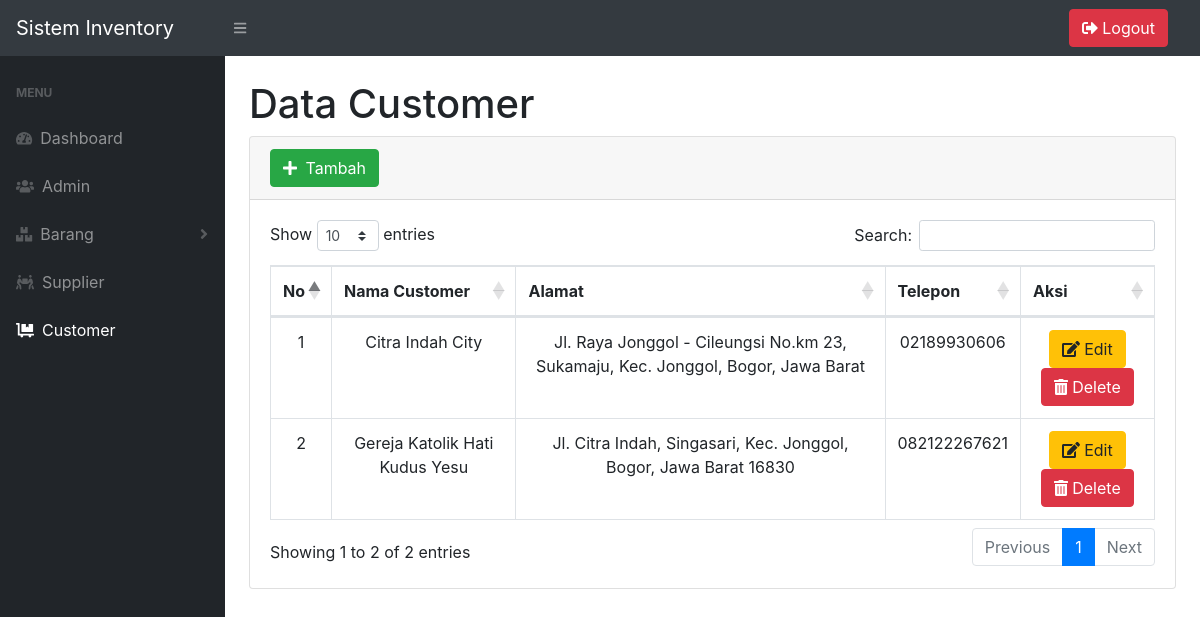
The page /admin/customer/index.php (signed in) on the database its author committed.
### tables this page shows
CREATE TABLE `customer` (
  `id_customer` int(5) NOT NULL,
  `nama_customer` varchar(30) NOT NULL,
  `alamat` text NOT NULL,
  `telp_customer` varchar(20) NOT NULL
);

### admin/customer/index.php (the view, shortened to what this page needs)
<?php
require 'functions.php';
?>
<!DOCTYPE html>
<html lang="en">
<head>
    <link href="../assets/styles.css" rel="stylesheet" />
    <link href="https://cdn.datatables.net/1.10.20/css/dataTables.bootstrap4.min.css" rel="stylesheet" />
</head>
<body class="sb-nav-fixed">
    <nav class="sb-topnav navbar navbar-expand navbar-dark bg-dark">
        <a class="navbar-brand" href="#">Sistem Inventory</a>
        <button class="btn btn-link btn-sm order-1 order-lg-0" id="sidebarToggle" href="#"><i class="fas fa-bars"></i></button>
        <form class="d-none d-md-inline-block form-inline ml-auto mr-0 mr-md-3 my-2 my-md-0">
            <div class="input-group">
                <a class="btn btn-danger" href="../logout.php" role="button"><i class="fas fa-sign-out-alt"></i>&nbsp;Logout</a>
            </div>
        </form>
    </nav>
    <div id="layoutSidenav">
        <div id="layoutSidenav_nav">
            <nav class="sb-sidenav accordion sb-sidenav-dark" id="sidenavAccordion">
                <div class="sb-sidenav-menu">
                    <div class="nav">
                        <div class="sb-sidenav-menu-heading">Menu</div>
                        <a class="nav-link" href="../dashboard.php">
                            <div class="sb-nav-link-icon"><i class="fas fa-tachometer-alt"></i></div>
                            Dashboard
                        </a>
                        <a class="nav-link" href="../admin/index.php">
                            <div class="sb-nav-link-icon"><i class="fas fa-users"></i></div>
                            Admin
                        </a>
                        <a class="nav-link collapsed" href="#" data-toggle="collapse" data-target="#collapseLayoutsBarang" aria-expanded="false" aria-controls="collapseLayouts">
                            <div class="sb-nav-link-icon"><i class="fas fa-boxes"></i></div>
                            Barang
                            <div class="sb-sidenav-collapse-arrow"><i class="fas fa-angle-down"></i></div>
                        </a>
                        <a class="nav-link" href="../supplier/index.php">
                            <div class="sb-nav-link-icon"><i class="fas fa-people-carry"></i></div>
                            Supplier
                        </a>
                        <a class="nav-link" href="index.php">
                            <div class="sb-nav-link-icon"><i class="fas fa-dolly-flatbed"></i></div>
                            Customer
                        </a>
                    </div>
                </div>
            </nav>
        </div>
        <div id="layoutSidenav_content">
            <main>
                <div class="container-fluid">
                    <h1 class="mt-4">Data Customer</h1>
                    <div class="card mb-4">
                        <div class="card-header">
                            <button type="button" class="btn btn-success" data-toggle="modal" data-target="#tambah"><i class="fas fa-plus mr-1"></i>
                                Tambah
                            </button>
                        </div>
                        <div class="card-body">
                            <div class="table-responsive">
                                <table class="table table-bordered" id="dataTable" width="100%" cellspacing="0">
                                    <thead>
                                        <tr>
                                            <th>No</th>
                                            <th>Nama Customer</th>
                                            <th>Alamat</th>
                                            <th>Telepon</th>
                                            <th>Aksi</th>
                                        </tr>
                                    </thead>
                                    <tbody>
                                        <?php
                                        $customer = mysqli_query($conn, "SELECT * FROM customer");
                                        $i = 1;
                                        while ($data = mysqli_fetch_array($customer)) :
                                        ?>
                                            <tr>
                                                <td><?= $i++; ?></td>
                                                <td><?= $data['nama_customer']; ?></td>
                                                <td><?= $data['alamat']; ?></td>
                                                <td><?= $data['telp_customer']; ?></td>
                                                <td>
                                                    <button type="button" class="btn btn-warning" data-toggle="modal" data-target="#edit<?php echo $data['id_customer']; ?>">
                                                        <i class="fas fa-edit mr-1"></i>Edit
                                                    </button>
                                                    <button type="button" class="btn btn-danger" data-toggle="modal" data-target="#delete<?php echo $data['id_customer']; ?>">
                                                        <i class="fas fa-trash-alt mr-1"></i>Delete
                                                    </button>
                                                </td>
                                            </tr>
                                        <?php
                                        endwhile;
                                        ?>
                                    </tbody>
                                </table>
                            </div>
                        </div>
                    </div>
                </div>
            </main>
        </div>
    </div>
</body>
</html>

### admin/customer/index.php (style rules this page uses)
table thead tr th, td { text-align: center; }

### rows shown on the page
customer: nama_customer "Citra Indah City", alamat "Jl. Raya Jonggol - Cileungsi No.km 23, Sukamaju, Kec. Jonggol, Bogor, Jawa Barat", telp_customer "02189930606"
customer: nama_customer "Gereja Katolik Hati Kudus Yesu", alamat "Jl. Citra Indah, Singasari, Kec. Jonggol, Bogor, Jawa Barat 16830", telp_customer "082122267621"
